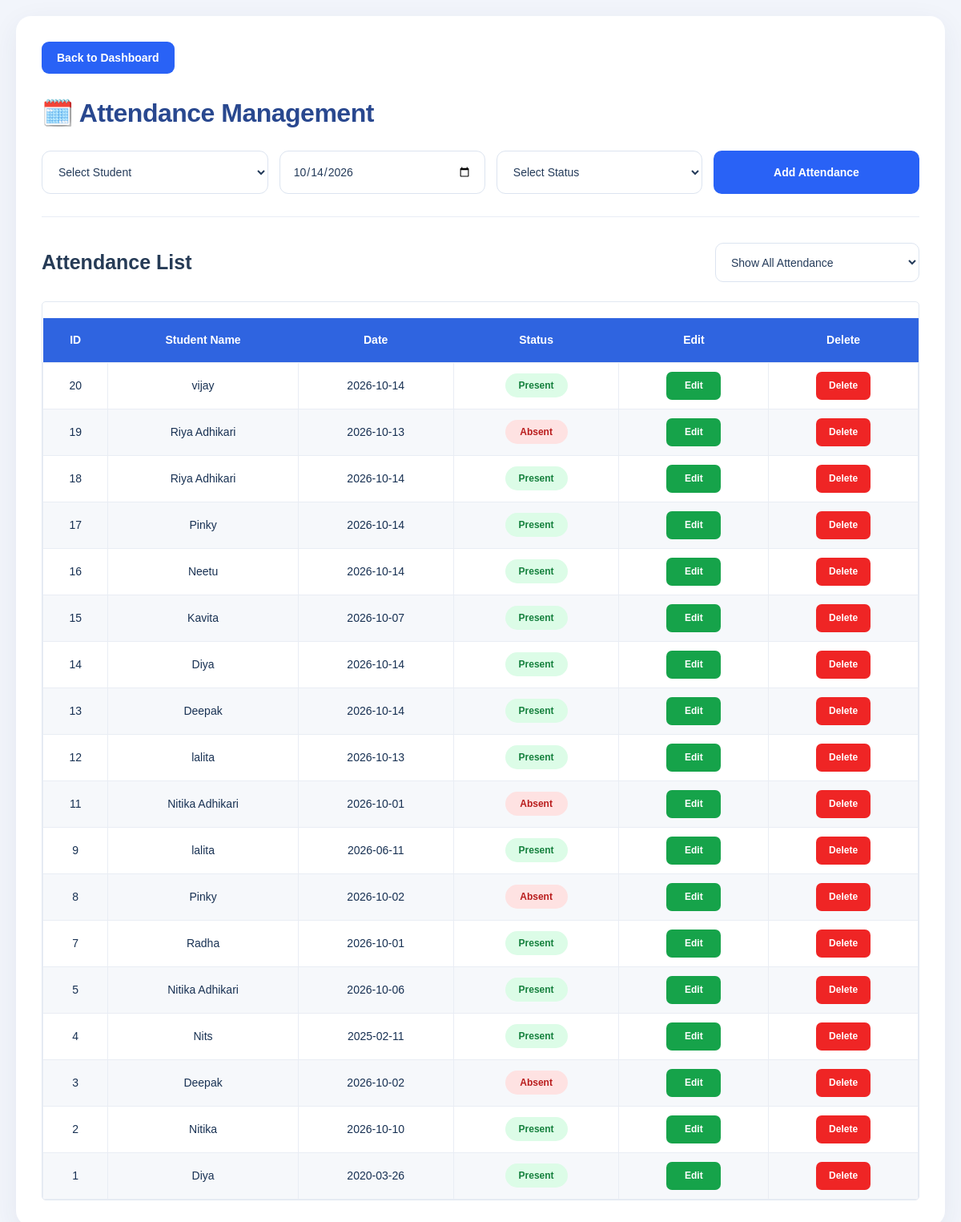
The app's page /attendance with its own data.
### tables this page shows
CREATE TABLE attendance (
            id INTEGER PRIMARY KEY AUTOINCREMENT,
            student_name TEXT,
            date TEXT,
            status TEXT
        );

### app.py (the view, shortened to what this page needs)
@app.route("/attendance", methods=["GET", "POST"])
def attendance():
    conn = get_db()
    today = date.today().isoformat()
    students_data = conn.execute("""
        SELECT name FROM students ORDER BY name
    """).fetchall()
    attendance_data = conn.execute("""
        SELECT * FROM attendance ORDER BY id DESC
    """).fetchall()
    conn.close()
    return render_template(
        "attendance.html",
        students=students_data,
        attendance_data=attendance_data,
        today=today
    )

### app.py (called while the page is built)
def get_db():
    conn = sqlite3.connect(DB_PATH)
    conn.row_factory = sqlite3.Row
    return conn

### templates/attendance.html (shortened to what this page needs)
<!DOCTYPE html>
<html lang="en">
<head>
    <link rel="stylesheet"
          href="{{ url_for('static', filename='style.css') }}">
</head>
<body>
<div class="attendance-container">
    <a href="{{ url_for('dashboard') }}" class="back-btn">
        Back to Dashboard
    </a>
    <h1 class="page-title">🗓️ Attendance Management</h1>
    <form
        method="POST"
        action="{{ url_for('attendance') }}"
        class="attendance-form"
        id="attendanceForm">
        <select name="student_name" required>
            <option value="">Select Student</option>
        </select>
        <input
            type="date"
            name="date"
            id="attendanceDate"
            value="{{ today }}"
            max="{{ today }}"
            required
        >
        <select name="status" required>
            <option value="">Select Status</option>
        </select>
        <button type="submit" class="primary-btn">
            Add Attendance
        </button>
    </form>
    <hr class="section-divider">
    <div class="list-header">
        <h2 class="list-title">Attendance List</h2>
        <select id="attendanceFilter" class="filter-select">
            <option value="all">Show All Attendance</option>
        </select>
    </div>
    <div class="table-wrapper">
        <table class="attendance-table">
            <thead>
                <tr>
                    <th>ID</th>
                    <th>Student Name</th>
                    <th>Date</th>
                    <th>Status</th>
                    <th>Edit</th>
                    <th>Delete</th>
                </tr>
            </thead>
            <tbody id="attendanceTableBody">
                {% for record in attendance_data %}
                <tr data-status="{{ record['status'] }}">
                    <td>{{ record['id'] }}</td>
                    <td>{{ record['student_name'] }}</td>
                    <td>{{ record['date'] }}</td>
                    <td>
                        {% if record['status'] == 'Present' %}
                            <span class="status status-present">Present</span>
                        {% else %}
                            <span class="status status-absent">Absent</span>
                        {% endif %}
                    </td>
                    <td>
                        <a
                            href="{{ url_for('edit_attendance', id=record['id']) }}"
                            class="edit-btn">
                            Edit
                        </a>
                    </td>
                    <td>
                        <form
                            method="POST"
                            action="{{ url_for('delete_attendance', id=record['id']) }}"
                            class="delete-form">
                            <button type="button" class="delete-btn open-delete-modal">
                                Delete
                            </button>
                        </form>
                    </td>
                </tr>
                {% else %}
                <tr>
                    <td colspan="6" class="empty-row">
                        No attendance records found.
                    </td>
                </tr>
                {% endfor %}
            </tbody>
        </table>
    </div>
</div>
</body>
</html>

### static/style.css (style rules this page uses)
* { margin:0; padding:0; box-sizing:border-box; }
body { font-family:'Segoe UI',sans-serif; background:#f4f6f9; padding:25px; }
h1 { color:#1e3a8a; font-size:42px; font-weight:700; margin-bottom:30px; }
h2 { font-size:32px; margin:30px 0 20px; }
form { display:flex; flex-wrap:wrap; gap:15px; align-items:center; margin-bottom:25px; }
input, select { width:280px; height:50px; padding:0 15px; border:1px solid #d1d5db; border-radius:8px; font-size:16px; }
button { background:#2563eb; color:#fff; border:none; height:50px; padding:0 25px; border-radius:8px; font-size:16px; cursor:pointer; }
table { width:100%; border-collapse:collapse; margin-top:20px; }
th { background:#2f64e0; color:white; padding:16px; font-size:18px; text-align:center; }
td { padding:16px; border:1px solid #e5e7eb; font-size:17px; text-align:center; }
tr:nth-child(even) { background:#fafafa; }
.edit-btn { background:#16a34a; color:white; text-decoration:none; padding:10px 18px; border-radius:6px; font-size:15px; }
.delete-btn { background:#dc2626; color:white; text-decoration:none; padding:10px 18px; border-radius:6px; font-size:15px; }
hr { margin:25px 0; border:none; border-top:1px solid #ddd; }
.page-title { font-size:48px; color:#1e3a8a; margin-bottom:30px; }
.back-btn { display:inline-block; margin-bottom:20px; padding:10px 18px; background:#2563eb; color:white; text-decoration:none; border-radius:6px; font-weight:600; }
.back-btn { display: inline-block; background: #2563eb; color: white; padding: 12px 20px; border-radius: 8px; text-decoration: none; font-size: 15px; font-weight: 600; margin-bottom: 20px; transition: background 0.3s ease; }

### records on screen
attendance: id "20", student_name "vijay", date "2026-10-14", status "Present"
attendance: id "19", student_name "Riya Adhikari", date "2026-10-13", status "Absent"
attendance: id "18", student_name "Riya Adhikari", date "2026-10-14", status "Present"
attendance: id "17", student_name "Pinky", date "2026-10-14", status "Present"
attendance: id "16", student_name "Neetu", date "2026-10-14", status "Present"
attendance: id "15", student_name "Kavita", date "2026-10-07", status "Present"
attendance: id "14", student_name "Diya", date "2026-10-14", status "Present"
attendance: id "13", student_name "Deepak", date "2026-10-14", status "Present"
attendance: id "12", student_name "lalita", date "2026-10-13", status "Present"
attendance: id "11", student_name "Nitika Adhikari", date "2026-10-01", status "Absent"
attendance: id "9", student_name "lalita", date "2026-06-11", status "Present"
attendance: id "8", student_name "Pinky", date "2026-10-02", status "Absent"
attendance: id "7", student_name "Radha", date "2026-10-01", status "Present"
attendance: id "5", student_name "Nitika Adhikari", date "2026-10-06", status "Present"
attendance: id "4", student_name "Nits", date "2025-02-11", status "Present"
attendance: id "3", student_name "Deepak", date "2026-10-02", status "Absent"
attendance: id "2", student_name "Nitika", date "2026-10-10", status "Present"
attendance: id "1", student_name "Diya", date "2020-03-26", status "Present"
